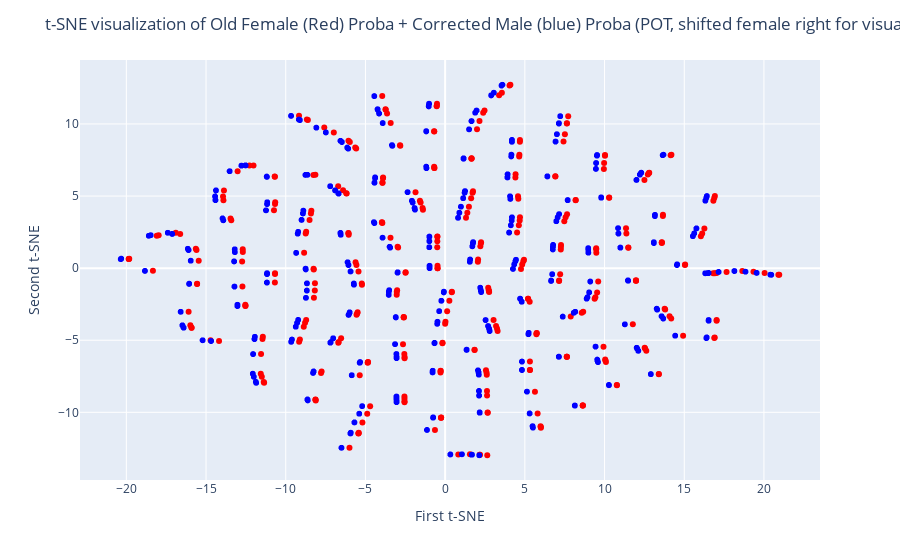

Notebook code cell kept with this figure:
### Code cell
import plotly.express as px

fig = px.scatter(x=X_train_male_proba_temp_2d[:, 0], y=X_train_male_proba_temp_2d[:, 1], color_discrete_sequence=['blue'])
fig2 = px.scatter(x=X_train_female_proba_2d[:, 0] + 0.5, y=X_train_female_proba_2d[:, 1], color_discrete_sequence=['red'])
fig.update_layout(
    title="t-SNE visualization of Old Female (Red) Proba + Corrected Male (blue) Proba (POT, shifted female right for visualization)",
    xaxis_title="First t-SNE",
    yaxis_title="Second t-SNE",
)
fig.add_trace(fig2.data[0])
fig.show()

### Figure 1 — Plotly figure (JSON) as saved in the notebook; plotly's stock layout.template omitted (floating-point values rounded to 4 significant figures; data arrays with more than 128 entries replaced by an {"elided": "..."} marker saying what was removed)
{"data": [{"hovertemplate": "x=%{x}<br>y=%{y}<extra></extra>", "legendgroup": "", "marker": {"color": "blue", "symbol": "circle"}, "mode": "markers", "name": "", "showlegend": false, "type": "scattergl", "x": {"elided": "3060 float values"}, "xaxis": "x", "y": {"elided": "3060 float values"}, "yaxis": "y"}, {"hovertemplate": "x=%{x}<br>y=%{y}<extra></extra>", "legendgroup": "", "marker": {"color": "red", "symbol": "circle"}, "mode": "markers", "name": "", "orientation": "v", "showlegend": false, "type": "scatter", "x": {"elided": "348 float values"}, "xaxis": "x", "y": {"elided": "348 float values"}, "yaxis": "y"}], "layout": {"legend": {"tracegroupgap": 0}, "margin": {"t": 60}, "title": {"text": "t-SNE visualization of Old Female (Red) Proba + Corrected Male (blue) Proba (POT, shifted female right for visualization)"}, "xaxis": {"anchor": "y", "domain": [0, 1], "title": {"text": "First t-SNE"}}, "yaxis": {"anchor": "x", "domain": [0, 1], "title": {"text": "Second t-SNE"}}}}
